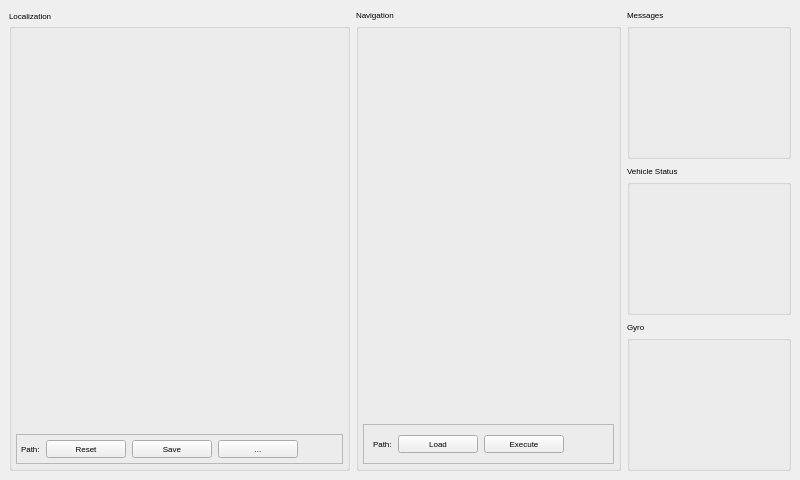
<?xml version="1.0" encoding="UTF-8"?>
<ui version="4.0">
 <class>MainWindow</class>
 <widget class="QMainWindow" name="MainWindow">
  <property name="geometry">
   <rect>
    <x>0</x>
    <y>0</y>
    <width>800</width>
    <height>480</height>
   </rect>
  </property>
  <property name="windowTitle">
   <string>SmartMonitor</string>
  </property>
  <property name="dockNestingEnabled">
   <bool>true</bool>
  </property>
  <widget class="QWidget" name="centralwidget">
   <property name="font">
    <font>
     <pointsize>6</pointsize>
    </font>
   </property>
   <layout class="QVBoxLayout" name="verticalLayout_6">
    <item>
     <layout class="QVBoxLayout" name="verticalLayout_2">
      <item>
       <layout class="QHBoxLayout" name="horizontalLayout_2">
        <item>
         <widget class="QGroupBox" name="localizationBox">
          <property name="sizePolicy">
           <sizepolicy hsizetype="Expanding" vsizetype="Expanding">
            <horstretch>0</horstretch>
            <verstretch>0</verstretch>
           </sizepolicy>
          </property>
          <property name="title">
           <string>Localization</string>
          </property>
          <property name="alignment">
           <set>Qt::AlignLeading|Qt::AlignLeft|Qt::AlignVCenter</set>
          </property>
          <property name="flat">
           <bool>false</bool>
          </property>
          <property name="checkable">
           <bool>false</bool>
          </property>
          <layout class="QVBoxLayout" name="verticalLayout_3">
           <property name="margin">
            <number>4</number>
           </property>
           <item>
            <widget class="LocalizationPlot" name="localizationPlot" native="true">
             <property name="sizePolicy">
              <sizepolicy hsizetype="Expanding" vsizetype="Expanding">
               <horstretch>0</horstretch>
               <verstretch>0</verstretch>
              </sizepolicy>
             </property>
             <property name="font">
              <font>
               <pointsize>6</pointsize>
              </font>
             </property>
            </widget>
           </item>
           <item>
            <widget class="QFrame" name="localizationPathFrame">
             <property name="sizePolicy">
              <sizepolicy hsizetype="Expanding" vsizetype="Maximum">
               <horstretch>0</horstretch>
               <verstretch>0</verstretch>
              </sizepolicy>
             </property>
             <property name="font">
              <font>
               <pointsize>6</pointsize>
              </font>
             </property>
             <property name="frameShape">
              <enum>QFrame::StyledPanel</enum>
             </property>
             <property name="frameShadow">
              <enum>QFrame::Raised</enum>
             </property>
             <layout class="QHBoxLayout" name="horizontalLayout_3">
              <property name="margin">
               <number>4</number>
              </property>
              <item>
               <widget class="QLabel" name="label">
                <property name="text">
                 <string>Path:</string>
                </property>
                <property name="margin">
                 <number>0</number>
                </property>
               </widget>
              </item>
              <item>
               <widget class="QPushButton" name="resetButton">
                <property name="text">
                 <string>Reset</string>
                </property>
                <property name="default">
                 <bool>false</bool>
                </property>
                <property name="flat">
                 <bool>false</bool>
                </property>
               </widget>
              </item>
              <item>
               <widget class="QPushButton" name="saveButton">
                <property name="text">
                 <string>Save</string>
                </property>
               </widget>
              </item>
              <item>
               <widget class="QPushButton" name="saveAsButton">
                <property name="text">
                 <string>...</string>
                </property>
               </widget>
              </item>
              <item>
               <spacer name="horizontalSpacer">
                <property name="orientation">
                 <enum>Qt::Horizontal</enum>
                </property>
                <property name="sizeHint" stdset="0">
                 <size>
                  <width>40</width>
                  <height>20</height>
                 </size>
                </property>
               </spacer>
              </item>
             </layout>
            </widget>
           </item>
          </layout>
         </widget>
        </item>
        <item>
         <widget class="QGroupBox" name="navigationBox">
          <property name="sizePolicy">
           <sizepolicy hsizetype="Expanding" vsizetype="Expanding">
            <horstretch>0</horstretch>
            <verstretch>0</verstretch>
           </sizepolicy>
          </property>
          <property name="title">
           <string>Navigation</string>
          </property>
          <layout class="QVBoxLayout" name="verticalLayout_5">
           <property name="margin">
            <number>4</number>
           </property>
           <item>
            <widget class="NavigationPlot" name="navigationPlot" native="true">
             <property name="sizePolicy">
              <sizepolicy hsizetype="Expanding" vsizetype="Expanding">
               <horstretch>0</horstretch>
               <verstretch>0</verstretch>
              </sizepolicy>
             </property>
            </widget>
           </item>
           <item>
            <widget class="QFrame" name="navigationPathFrame">
             <property name="sizePolicy">
              <sizepolicy hsizetype="Expanding" vsizetype="Maximum">
               <horstretch>0</horstretch>
               <verstretch>0</verstretch>
              </sizepolicy>
             </property>
             <property name="font">
              <font>
               <pointsize>6</pointsize>
              </font>
             </property>
             <property name="frameShape">
              <enum>QFrame::StyledPanel</enum>
             </property>
             <property name="frameShadow">
              <enum>QFrame::Raised</enum>
             </property>
             <layout class="QHBoxLayout" name="horizontalLayout">
              <item>
               <widget class="QLabel" name="label_2">
                <property name="text">
                 <string>Path:</string>
                </property>
                <property name="margin">
                 <number>0</number>
                </property>
               </widget>
              </item>
              <item>
               <widget class="QPushButton" name="loadButton">
                <property name="text">
                 <string>Load</string>
                </property>
               </widget>
              </item>
              <item>
               <widget class="QPushButton" name="executeButton">
                <property name="text">
                 <string>Execute</string>
                </property>
               </widget>
              </item>
              <item>
               <spacer name="horizontalSpacer_2">
                <property name="orientation">
                 <enum>Qt::Horizontal</enum>
                </property>
                <property name="sizeHint" stdset="0">
                 <size>
                  <width>40</width>
                  <height>20</height>
                 </size>
                </property>
               </spacer>
              </item>
             </layout>
            </widget>
           </item>
          </layout>
         </widget>
        </item>
        <item>
         <layout class="QVBoxLayout" name="verticalLayout">
          <item>
           <widget class="QGroupBox" name="messageBox">
            <property name="sizePolicy">
             <sizepolicy hsizetype="MinimumExpanding" vsizetype="MinimumExpanding">
              <horstretch>0</horstretch>
              <verstretch>0</verstretch>
             </sizepolicy>
            </property>
            <property name="title">
             <string>Messages</string>
            </property>
            <layout class="QVBoxLayout" name="verticalLayout_8">
             <item>
              <widget class="CFrequencyPlotContainer" name="frequencyPlot" native="true">
               <property name="sizePolicy">
                <sizepolicy hsizetype="MinimumExpanding" vsizetype="Expanding">
                 <horstretch>0</horstretch>
                 <verstretch>0</verstretch>
                </sizepolicy>
               </property>
               <property name="font">
                <font>
                 <pointsize>6</pointsize>
                </font>
               </property>
              </widget>
             </item>
            </layout>
           </widget>
          </item>
          <item>
           <widget class="QGroupBox" name="statusBox">
            <property name="sizePolicy">
             <sizepolicy hsizetype="MinimumExpanding" vsizetype="MinimumExpanding">
              <horstretch>0</horstretch>
              <verstretch>0</verstretch>
             </sizepolicy>
            </property>
            <property name="title">
             <string>Vehicle Status</string>
            </property>
            <layout class="QVBoxLayout" name="verticalLayout_4">
             <item>
              <widget class="CStatusPlot" name="statusPlot" native="true">
               <property name="sizePolicy">
                <sizepolicy hsizetype="Expanding" vsizetype="Expanding">
                 <horstretch>0</horstretch>
                 <verstretch>0</verstretch>
                </sizepolicy>
               </property>
               <property name="font">
                <font>
                 <pointsize>6</pointsize>
                </font>
               </property>
              </widget>
             </item>
            </layout>
           </widget>
          </item>
          <item>
           <widget class="QGroupBox" name="gyroBox">
            <property name="sizePolicy">
             <sizepolicy hsizetype="MinimumExpanding" vsizetype="MinimumExpanding">
              <horstretch>0</horstretch>
              <verstretch>0</verstretch>
             </sizepolicy>
            </property>
            <property name="title">
             <string>Gyro</string>
            </property>
            <layout class="QVBoxLayout" name="verticalLayout_7">
             <item>
              <widget class="CGyroPlot" name="gyroPlot" native="true">
               <property name="font">
                <font>
                 <pointsize>6</pointsize>
                </font>
               </property>
              </widget>
             </item>
            </layout>
           </widget>
          </item>
         </layout>
        </item>
       </layout>
      </item>
     </layout>
    </item>
   </layout>
  </widget>
 </widget>
 <customwidgets>
  <customwidget>
   <class>LocalizationPlot</class>
   <extends>QWidget</extends>
   <header>smart-monitor/LocalizationPlot.h</header>
   <container>1</container>
   <slots>
    <slot>reset()</slot>
    <slot>save()</slot>
    <slot>saveAs()</slot>
   </slots>
  </customwidget>
  <customwidget>
   <class>NavigationPlot</class>
   <extends>QWidget</extends>
   <header>smart-monitor/NavigationPlot.h</header>
   <container>1</container>
  </customwidget>
  <customwidget>
   <class>CStatusPlot</class>
   <extends>QWidget</extends>
   <header>smart-monitor/StatusPlot.h</header>
   <container>1</container>
  </customwidget>
  <customwidget>
   <class>CFrequencyPlotContainer</class>
   <extends>QWidget</extends>
   <header location="global">smart-monitor/FrequencyPlotContainer.h</header>
   <container>1</container>
  </customwidget>
  <customwidget>
   <class>CGyroPlot</class>
   <extends>QWidget</extends>
   <header>smart-monitor/GyroPlot.h</header>
   <container>1</container>
  </customwidget>
 </customwidgets>
 <resources/>
 <connections>
  <connection>
   <sender>resetButton</sender>
   <signal>clicked()</signal>
   <receiver>localizationPlot</receiver>
   <slot>reset()</slot>
   <hints>
    <hint type="sourcelabel">
     <x>80</x>
     <y>446</y>
    </hint>
    <hint type="destinationlabel">
     <x>140</x>
     <y>230</y>
    </hint>
   </hints>
  </connection>
  <connection>
   <sender>saveButton</sender>
   <signal>clicked()</signal>
   <receiver>localizationPlot</receiver>
   <slot>save()</slot>
   <hints>
    <hint type="sourcelabel">
     <x>141</x>
     <y>446</y>
    </hint>
    <hint type="destinationlabel">
     <x>140</x>
     <y>230</y>
    </hint>
   </hints>
  </connection>
  <connection>
   <sender>saveAsButton</sender>
   <signal>clicked()</signal>
   <receiver>localizationPlot</receiver>
   <slot>saveAs()</slot>
   <hints>
    <hint type="sourcelabel">
     <x>194</x>
     <y>446</y>
    </hint>
    <hint type="destinationlabel">
     <x>140</x>
     <y>230</y>
    </hint>
   </hints>
  </connection>
 </connections>
</ui>
